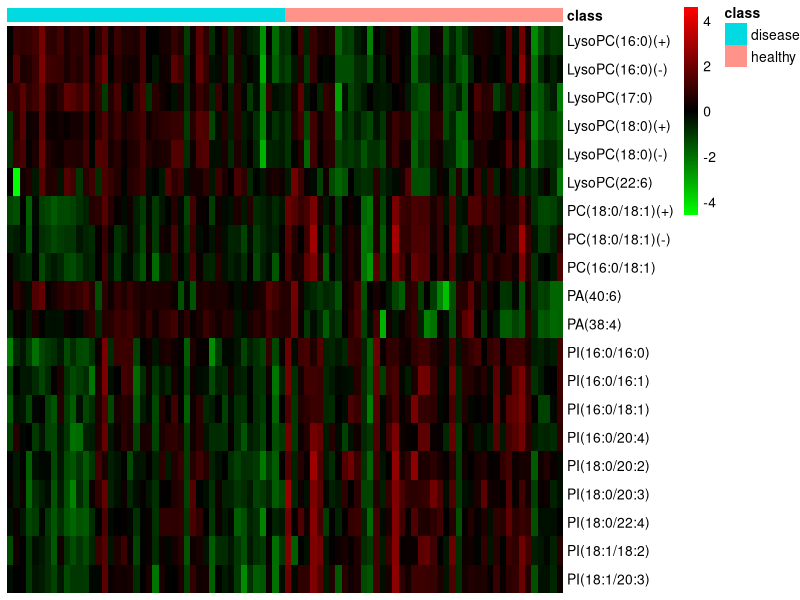

Write R code to recreate this figure.
library(pheatmap)

data<-read.csv("Features-norm.csv",header=T,check.names=F)

names<-read.table("Features.txt",header=T)
class<-data.frame(data$class)
class[,1]<-as.character(class[,1])
colnames(class)<-"class"

rownames(class)<-data$sample

rownames(data)<-data$sample
data<-data[,c(-1,-2)]
data<-t(data)
data<-cbind(rownames(data),data)
colnames(data)[1]<-"mz"
data<-merge(names,data,by.x="ID",by.y="mz",sort=F)
data<-data[,-(1:3)]
rownames(data)<-data[,1]
data[,1]<-NULL
dat<-matrix(as.numeric(as.matrix(data)),nrow=nrow(data))

rownames(dat)<-rownames(data)
colnames(dat)<-colnames(data)
rownames(dat)
dat<-log2(dat)
pdf("heatmap.pdf",w=6,h=3)
pheatmap(dat,annotation=class,scale="row",
         color=colorRampPalette(c("green","black","red"))(255),
         show_colnames=F,show_rownames=T,border_color=NA,cluster_cols = F,cluster_rows=F)
dev.off()



